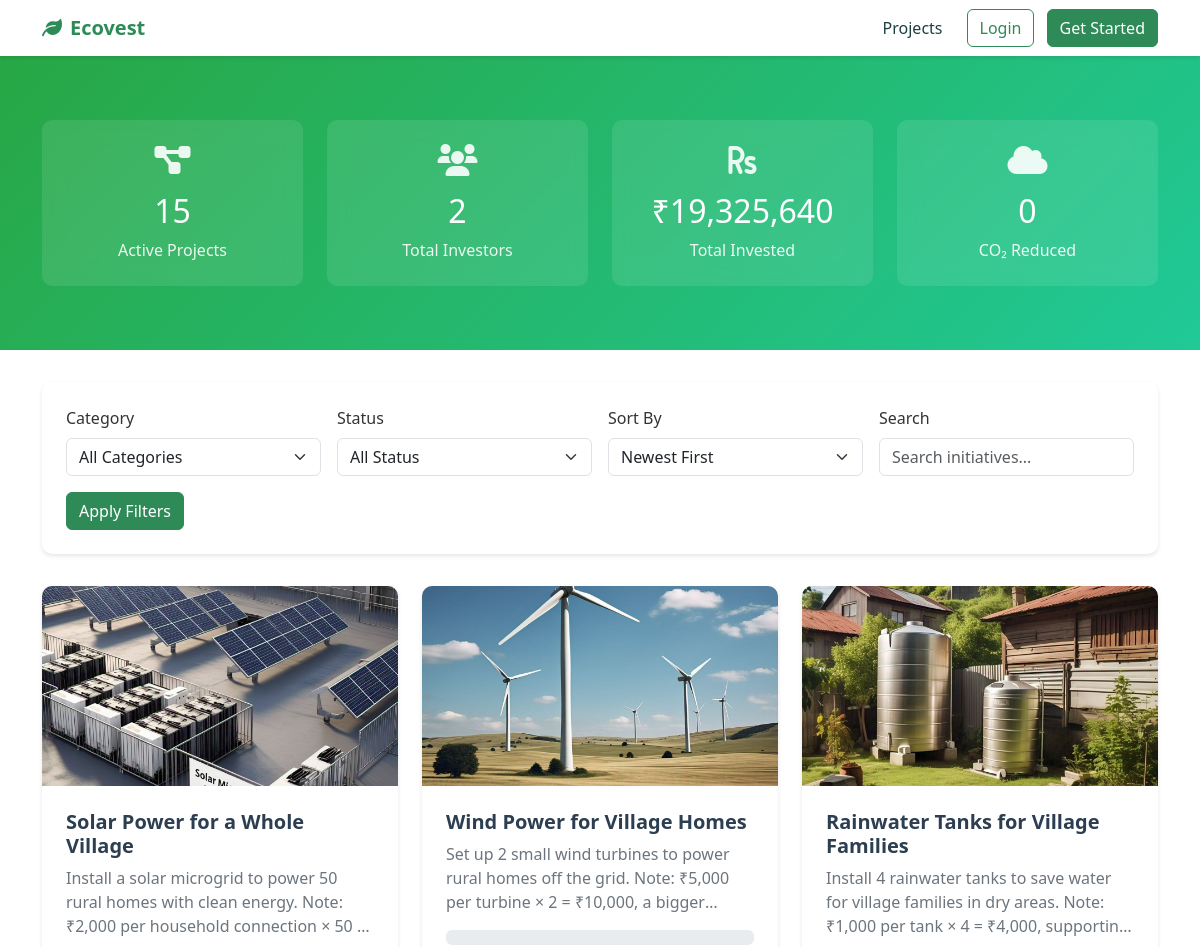
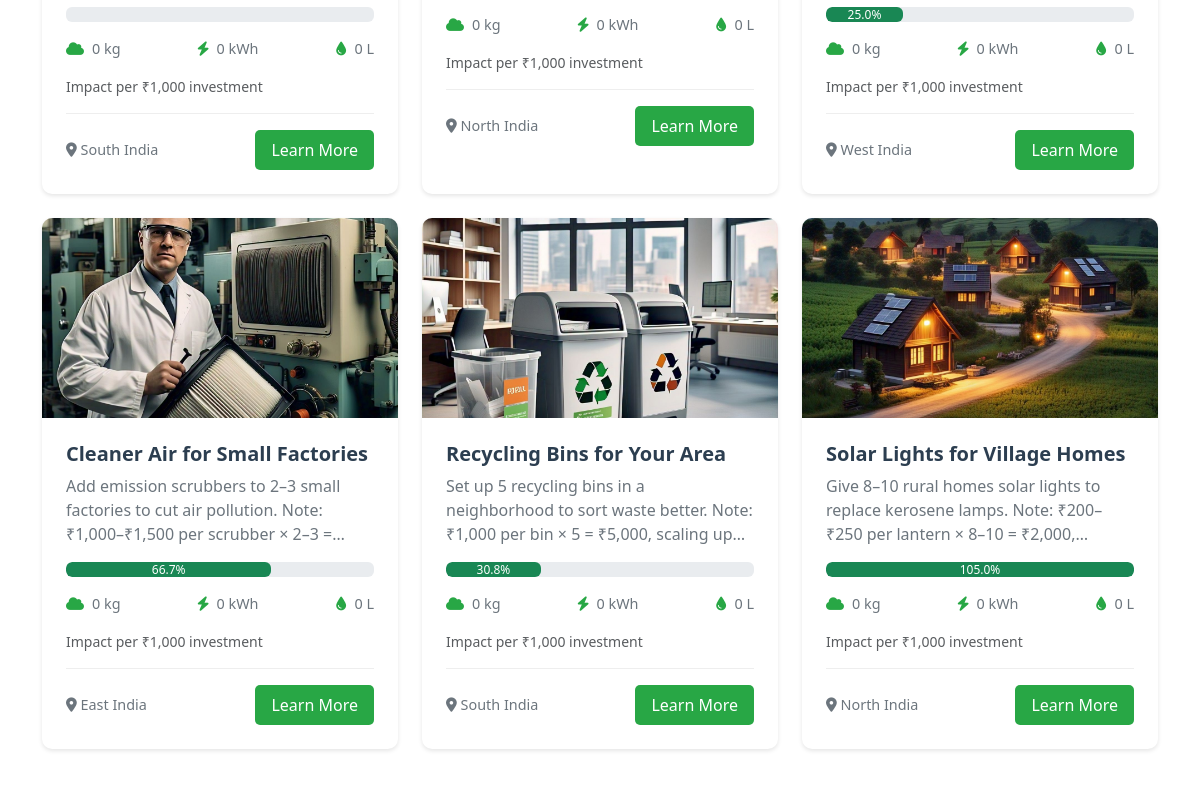
The page /initiatives/?page=2 (upper part) on the database as committed earlier (2 pictures, top to bottom).
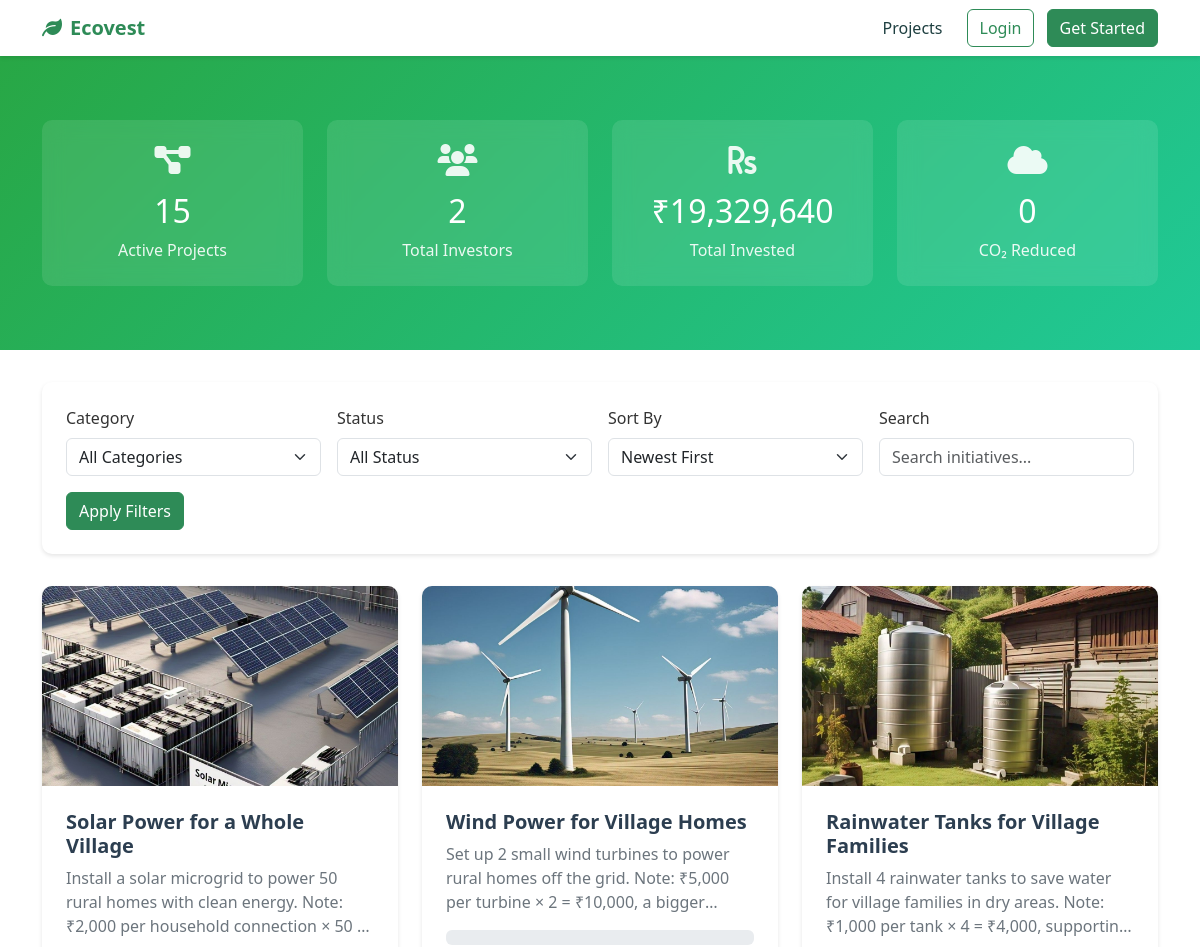
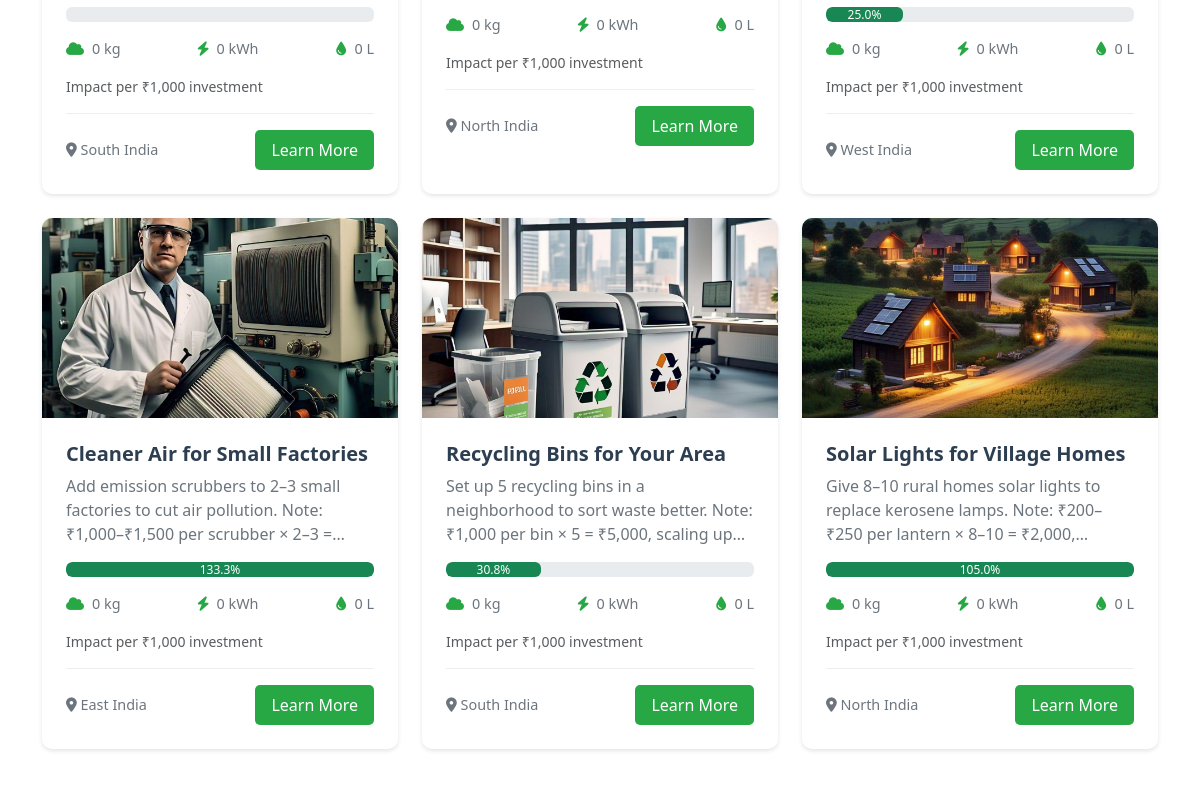
The same page on the database as committed later (2 pictures, top to bottom).
### initiatives/models.py (models this page shows, shortened)
class Initiative(models.Model):
    STATUS_CHOICES = [
        ('draft', 'Draft'),
        ('active', 'Active'),
        ('funded', 'Funded'),
        ('completed', 'Completed'),
        ('cancelled', 'Cancelled')
    ]
    LOCATION_CHOICES = [
        ('North India', 'North India'),
        ('South India', 'South India'),
        ('East India', 'East India'),
        ('West India', 'West India'),
    ]
    TECHNOLOGY_CHOICES = [
        ('Solar', 'Solar'),
        ('Wind', 'Wind'),
        ('Hydro', 'Hydro'),
        ('Organic', 'Organic'),
        ('Mechanical', 'Mechanical'),
        ('Chemical', 'Chemical'),
        ('Biofuel', 'Biofuel'),
        ('EV', 'EV'),
        ('Manual', 'Manual'),
        ('AI', 'AI')
    ]
    RISK_CHOICES = [
        ('low', 'Low Risk'),
        ('medium', 'Medium Risk'),
        ('high', 'High Risk')
    ]
    title = models.CharField(max_length=200)
    description = models.TextField()
    categories = models.ManyToManyField(Category, related_name='initiatives')
    image = models.ImageField(upload_to='initiatives/', null=True, blank=True)
    status = models.CharField(max_length=20, choices=STATUS_CHOICES, default='draft')
    location = models.CharField(max_length=100)
    technology_type = models.CharField(max_length=20, choices=TECHNOLOGY_CHOICES, default='Manual')
    goal_amount = models.DecimalField(max_digits=12, decimal_places=2)
    current_amount = models.DecimalField(max_digits=12, decimal_places=2, default=0)
    created_at = models.DateTimeField(auto_now_add=True)
    updated_at = models.DateTimeField(auto_now=True)
    risk_level = models.CharField(max_length=20, choices=RISK_CHOICES, default='medium')
    duration_months = models.IntegerField(default=12)
    min_investment = models.DecimalField(max_digits=10, decimal_places=2, default=1000)
    max_investment = models.DecimalField(max_digits=12, decimal_places=2, null=True, blank=True)
    roi_estimate = models.DecimalField(max_digits=5, decimal_places=2, default=0)
    carbon_reduction_per_investment = models.FloatField(default=0)
    energy_savings_per_investment = models.FloatField(default=0)
    water_savings_per_investment = models.FloatField(default=0)
    carbon_impact = models.FloatField(default=0)  # CO2 reduction in kg
    energy_impact = models.FloatField(default=0)  # Energy saved in kWh
    water_impact = models.FloatField(default=0)   # Water saved in liters
    project_scale = models.IntegerField(
        choices=[
            (1, 'Small'),
            (2, 'Medium'),
            (3, 'Large'),
            (4, 'Very Large'),
            (5, 'Enterprise')
        ],
        default=3
    )
    def get_progress_percentage(self):
        if self.goal_amount == 0:
            return 0
        return (self.current_amount / self.goal_amount) * 100
    class Meta:
        ordering = ['-created_at']

### initiatives/views.py (the view)
# urls.py: path('', views.initiative_list, name='initiative_list'),
def initiative_list(request):
    initiatives = Initiative.objects.all()
    category = request.GET.get('category')
    status = request.GET.get('status')
    search = request.GET.get('search')
    sort = request.GET.get('sort', 'newest')
    if category:
        initiatives = initiatives.filter(categories__name=category)
    if status:
        initiatives = initiatives.filter(status=status)
    if search:
        initiatives = initiatives.filter(title__icontains=search)
    if sort == 'progress':
        initiatives = initiatives.order_by('-current_amount')
    elif sort == 'amount':
        initiatives = initiatives.order_by('-goal_amount')
    else:  # newest
        initiatives = initiatives.order_by('-created_at')
    total_initiatives = Initiative.objects.count()
    total_investors = Initiative.objects.aggregate(total=Count('investments__user', distinct=True))['total']
    total_invested = Initiative.objects.aggregate(total=Sum('current_amount'))['total'] or 0
    total_carbon = 0
    for initiative in initiatives:
        impact = Investment.calculate_impact_for_amount(initiative, 1000)
        initiative.impact_for_1000 = {k: round(v) for k, v in impact.items()}
        total_carbon += initiative.impact_for_1000['carbon']
    paginator = Paginator(initiatives, 9)
    page = request.GET.get('page')
    initiatives = paginator.get_page(page)
    context = {
        'initiatives': initiatives,
        'categories': Category.objects.all(),
        'total_initiatives': total_initiatives,
        'total_investors': total_investors,
        'total_invested': total_invested,
        'total_carbon': total_carbon,
    }
    return render(request, 'initiatives/initiative_list.html', context)

### initiatives/templates/initiatives/initiative_list.html (shortened to what the changed rows need)
{% extends 'core/base.html' %}
{% load static %}
{% load humanize %}
{% block content %}
<div class="hero">
    <div class="container">
        <div class="row">
            <div class="col-md-3">
                <div class="stat-card">
                    <i class="fas fa-rupee-sign"></i>
                    <h3>₹{{ total_invested|intcomma }}</h3>
                    <p>Total Invested</p>
                </div>
            </div>
        </div>
    </div>
</div>
<div class="container">
    <div class="row g-4">
        {% for initiative in initiatives %}
        <div class="col-md-4">
            <div class="initiative-card">
                {% if initiative.image %}
                <img src="{{ initiative.image.url }}" alt="{{ initiative.title }}" class="initiative-image">
                {% else %}
                <img src="{% static 'images/placeholder.jpg' %}" alt="Placeholder" class="initiative-image">
                {% endif %}
                <div class="initiative-content">
                    <h3 class="initiative-title">{{ initiative.title }}</h3>
                    <p class="initiative-description">{{ initiative.description|truncatewords:30 }}</p>
                    <div class="progress">
                        <div class="progress-bar bg-success" role="progressbar"
                             style="width: {{ initiative.get_progress_percentage }}%"
                             aria-valuenow="{{ initiative.get_progress_percentage }}"
                             aria-valuemin="0"
                             aria-valuemax="100">
                            {{ initiative.get_progress_percentage|floatformat:1 }}%
                        </div>
                    </div>
                    <div class="impact-stats">
                        <div class="impact-stat">
                            <i class="fas fa-cloud"></i>
                            {{ initiative.impact_for_1000.carbon|intcomma }} kg
                        </div>
                        <div class="impact-stat">
                            <i class="fas fa-bolt"></i>
                            {{ initiative.impact_for_1000.energy|intcomma }} kWh
                        </div>
                        <div class="impact-stat">
                            <i class="fas fa-tint"></i>
                            {{ initiative.impact_for_1000.water|intcomma }} L
                        </div>
                    </div>
                    <div class="text-muted small mb-2">
                        Impact per ₹1,000 investment
                    </div>
                    <div class="initiative-footer">
                        <div class="location">
                            <i class="fas fa-map-marker-alt"></i> {{ initiative.location }}
                        </div>
                        <a href="{% url 'initiative_detail' initiative.pk %}" class="btn-learn-more">
                            Learn More
                        </a>
                    </div>
                </div>
            </div>
        </div>
        {% empty %}
        <div class="col-12 text-center">
            <p class="text-muted">No initiatives found matching your criteria.</p>
        </div>
        {% endfor %}
    </div>
</div>
{% endblock %}

Rows that differ between the two databases and show on the page:
changed Initiative "Cleaner Air for Small Factories": current_amount 2000 → 4000 (drawn); get_progress_percentage "66.7" → "133.3"
Other text that changed with them:
{{ total_invested|intcomma }}: "19,325,640" → "19,329,640"
